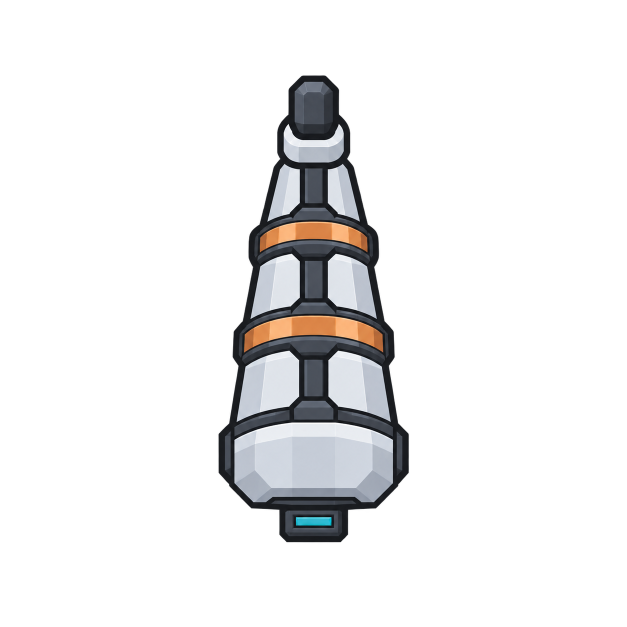
#> input picture New_Visuals/modules/arc-emitter-v10.png, 1254 x 1254 px, given in place of arc-emitter-v10.png.png, which was not available (shown at 1/2 size)
$ python review_compact_arc.py arc-emitter-v10.png
#> lines starting #> are read from the running program, lines starting #| are printed output that depends on the picture; pictures that were not available may be replaced by others from this repository, and a replacement may not be noted
"""Inspect downloaded artwork; only uniform scaling and review layout are applied."""
from pathlib import Path
import json
import sys
from PIL import Image, ImageDraw, ImageFont, ImageOps

root = Path(__file__).resolve().parent
stem = sys.argv[1]
raw = Image.open(root / f'{stem}.png').convert('RGBA')
#> raw is the input picture: PIL image 1254x1254 RGBA; mean R, G, B, A 18.9, 18.8, 19.2, 36.6
alpha = raw.getchannel('A')
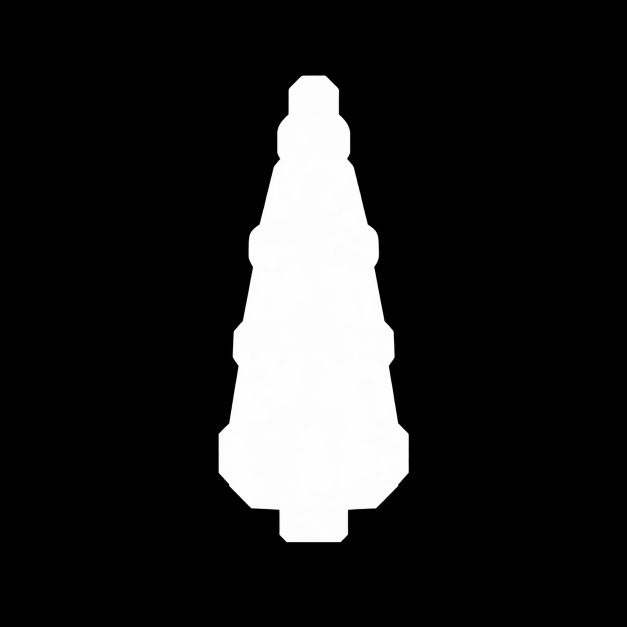
#> alpha: PIL image 1254x1254 L (shown at 1/2 size); min 0, max 255, mean 36.6
bounds = alpha.point(lambda a: 255 if a >= 128 else 0).getbbox()
#> bounds = (437, 151, 818, 1084)
assert bounds, 'No visible artwork'
art = raw.crop(bounds)
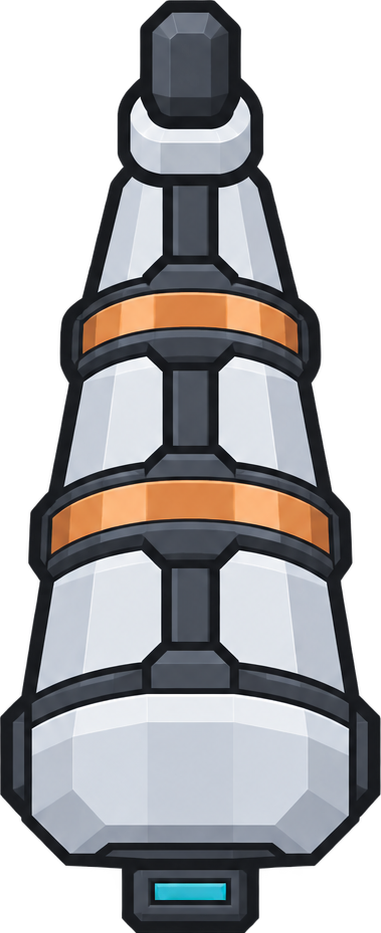
#> art: PIL image 381x933 RGBA; mean R, G, B, A 83.8, 83.1, 84.8, 161.9; transparent parts drawn white
font = ImageFont.truetype('C:/Windows/Fonts/arial.ttf', 18)
sheet = Image.new('RGB', (760, 570), '#26313d')
draw = ImageDraw.Draw(sheet)
draw.text((20, 16), 'ARC EMITTER / proportion review', font=font, fill='white')

def tile(size, gray=False):
#> called with size = 480, gray = False
    sprite = art.copy()
    sprite.thumbnail((round(size * .85), round(size * .85)), Image.Resampling.LANCZOS)
    if gray:
        g = ImageOps.grayscale(sprite)
        sprite = Image.merge('RGBA', (g, g, g, sprite.getchannel('A')))
    result = Image.new('RGBA', (size, size), '#26313d')
    result.alpha_composite(sprite, ((size-sprite.width)//2, (size-sprite.height)//2))
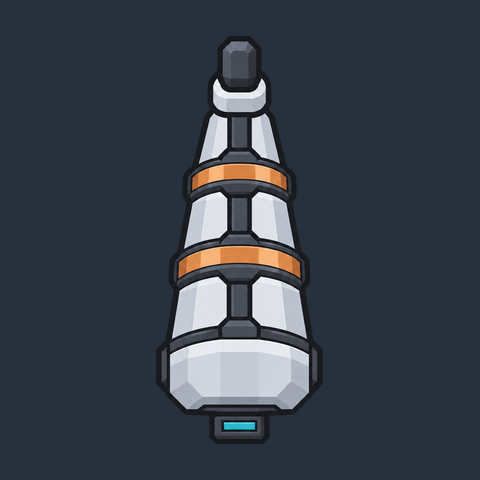
#> result: PIL image 480x480 RGBA; mean R, G, B, A 55.3, 64, 74.2, 255
    return result

sheet.paste(tile(480).convert('RGB'), (0, 60))
for size, y in [(64, 75), (32, 290)]:
    draw.text((490, y), f'{size}px / color and grayscale', font=font, fill='white')
    for gray, x in [(False, 495), (True, 625)]:
        sample = tile(size, gray)
        sample.save(root / f'{stem}-{size}px{"-gray" if gray else ""}.png')
        sheet.paste(sample.resize((112,112), Image.Resampling.NEAREST).convert('RGB'), (x, y+35))
#> this loop made 2 passes
#> pass 1, `sample.save(root / f'{stem}-{size}px{"-gray" if gray else ""}.png')`:
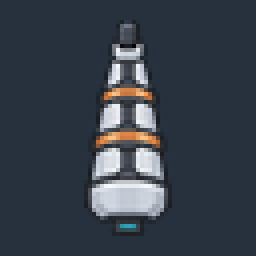
#> saved as arc-emitter-v10.png-64px.png: PIL image 64x64 RGBA (shown 4 times larger); mean R, G, B, A 55, 63.8, 74, 255
#> after the loop:
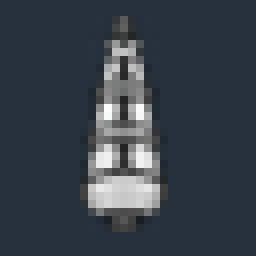
#> sample: PIL image 32x32 RGBA (shown 8 times larger); mean R, G, B, A 55.1, 64.1, 73.9, 255
#> after the loop:
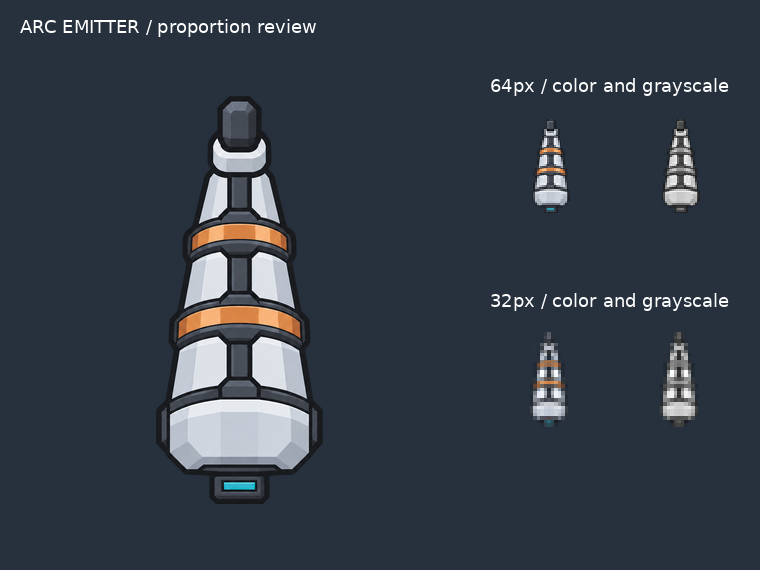
#> sheet: PIL image 760x570 RGB; mean R, G, B 50.7, 60.2, 70.9
draw.text((490, 510), 'Small samples enlarged', font=font, fill='#a9bacb')
sheet.save(root / f'{stem}-proportion-review.png')
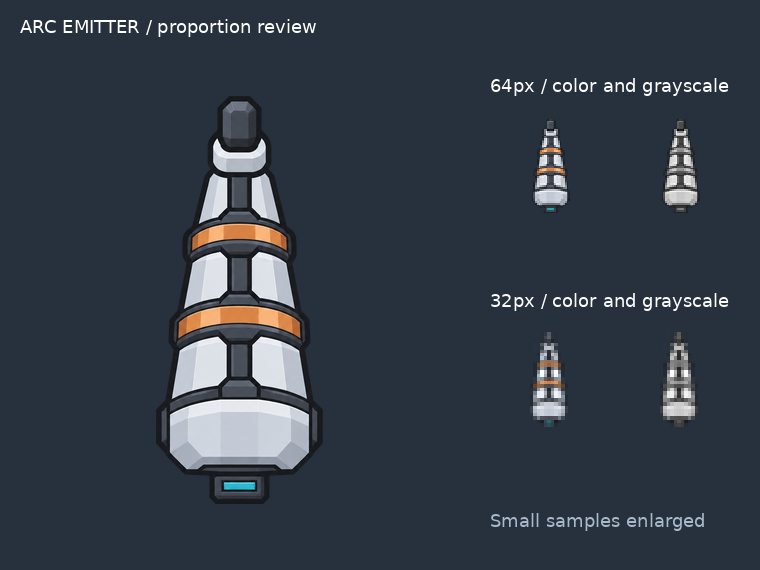
#> saved as arc-emitter-v10.png-proportion-review.png: PIL image 760x570 RGB; mean R, G, B 51, 60.5, 71.2
stats = {'raw_size': raw.size, 'solid_bounds': bounds, 'alpha_extrema': alpha.getextrema(),
         'transparent_pixels': alpha.histogram()[0], 'opaque_pixels': alpha.histogram()[255],
         'solid_height_to_width': round(art.height/art.width, 3),
         'raw_preserved': True, 'user_approved': False}
#> stats = {'raw_size': (1254, 1254), 'solid_bounds': (437, 151, 818, 1084), 'alpha_extrema': (0, 255), 'transparent_pixels': 1339810, 'opaque_pixels': 1047, 'solid_height_to_width': 2.45, 'raw_preserved': True, 'user_approved': False}
(root / f'{stem}-inspection.json').write_text(json.dumps(stats, indent=2), encoding='utf-8')
print(json.dumps(stats))
#> (printed output is left out)

$ run again, on New_Visuals/modules/armor-platform-v3.png
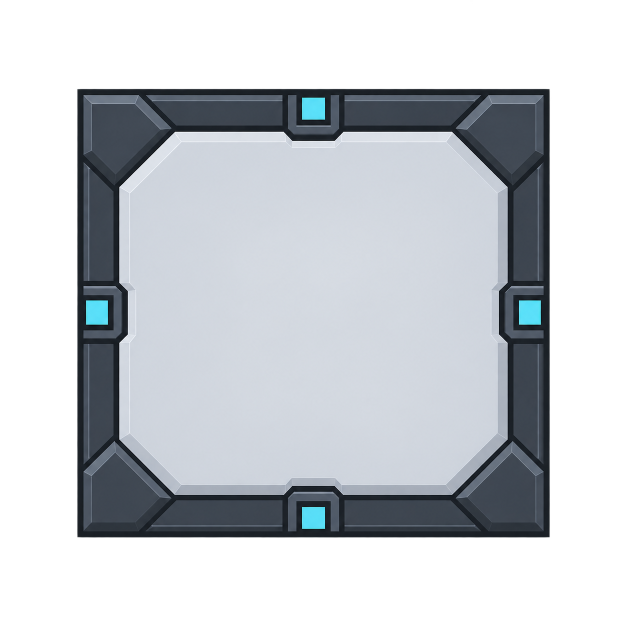
#> input picture New_Visuals/modules/armor-platform-v3.png, 1254 x 1254 px, given in place of armor-platform-v3.png.png, which was not available (shown at 1/2 size)
#> raw is the input picture: PIL image 1254x1254 RGBA; mean R, G, B, A 81.3, 85.4, 90.1, 136.7
#> `alpha = raw.getchannel('A')`:
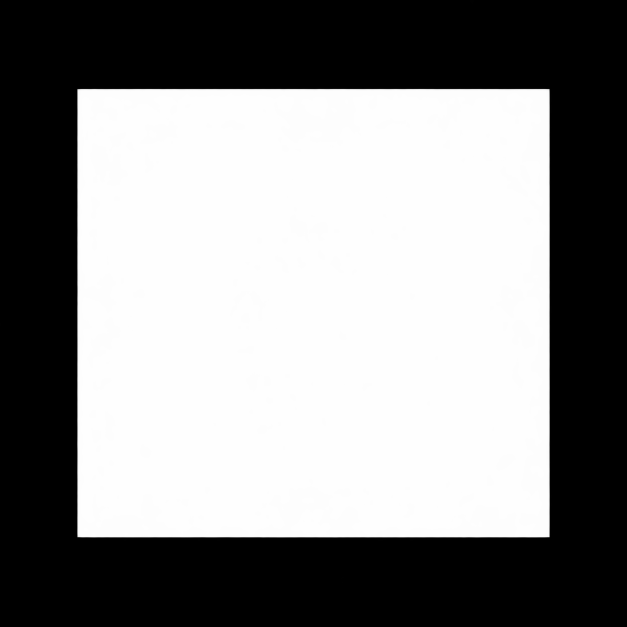
#> alpha: PIL image 1254x1254 L (shown at 1/2 size); min 0, max 255, mean 136.7
#> bounds = (155, 178, 1099, 1075)
#> `sheet.save(root / f'{stem}-proportion-review.png')`:
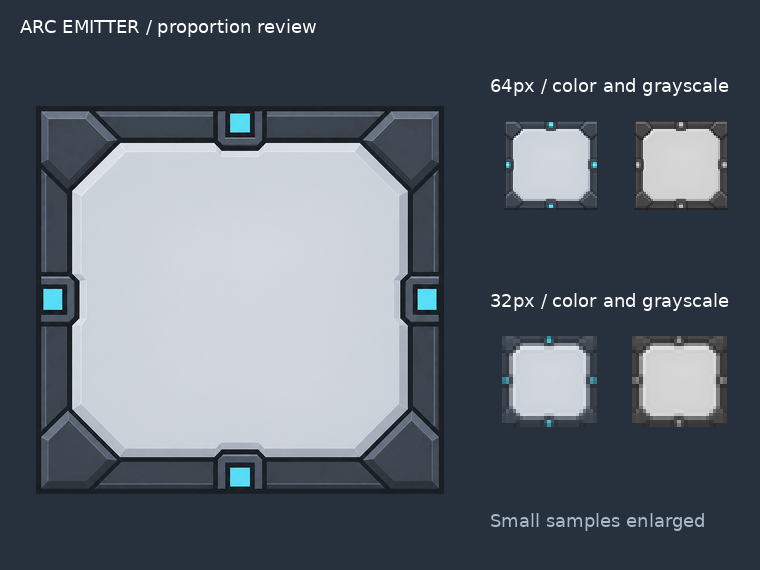
#> saved as armor-platform-v3.png-proportion-review.png: PIL image 760x570 RGB; mean R, G, B 89.6, 98.7, 108.9
#> stats = {'raw_size': (1254, 1254), 'solid_bounds': (155, 178, 1099, 1075), 'alpha_extrema': (0, 255), 'transparent_pixels': 717877, 'opaque_pixels': 1096, 'solid_height_to_width': 0.95, 'raw_preserved': True, 'user_approved': False}
#> (printed output is left out)

$ run again, on New_Visuals/modules/armor-platform-v5.png
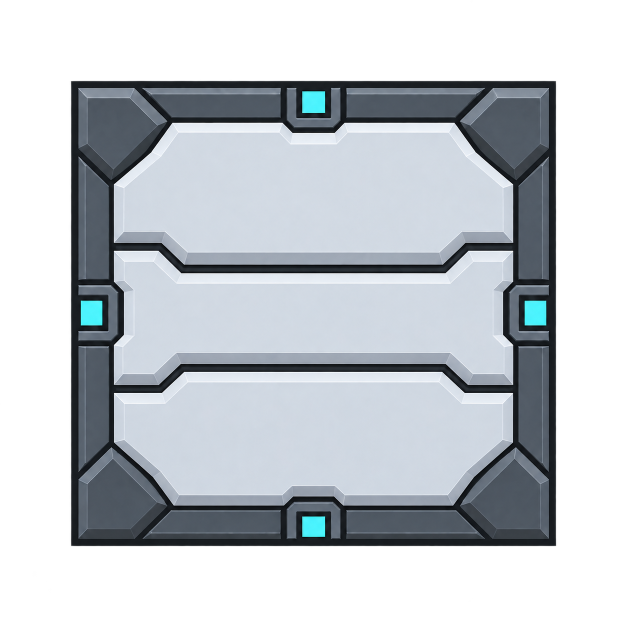
#> input picture New_Visuals/modules/armor-platform-v5.png, 1254 x 1254 px, given in place of armor-platform-v5.png.png, which was not available (shown at 1/2 size)
#> raw is the input picture: PIL image 1254x1254 RGBA; mean R, G, B, A 85.1, 90.3, 95.5, 145
#> `alpha = raw.getchannel('A')`:
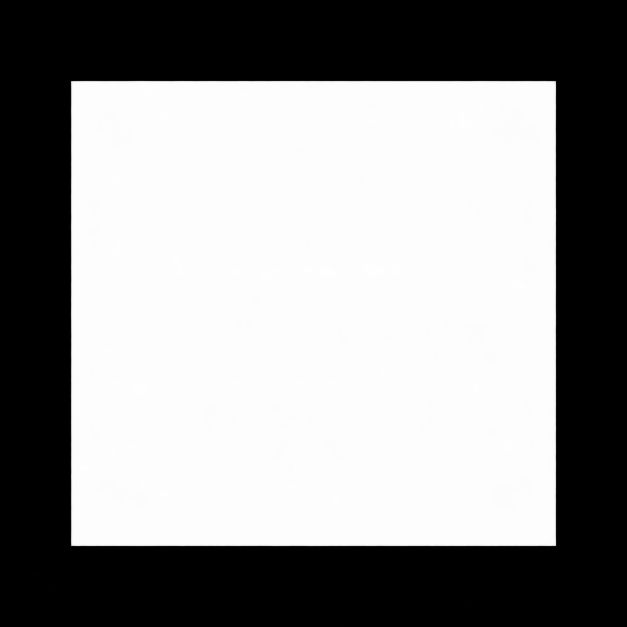
#> alpha: PIL image 1254x1254 L (shown at 1/2 size); min 0, max 255, mean 145
#> bounds = (142, 162, 1112, 1092)
#> `sheet.save(root / f'{stem}-proportion-review.png')`:
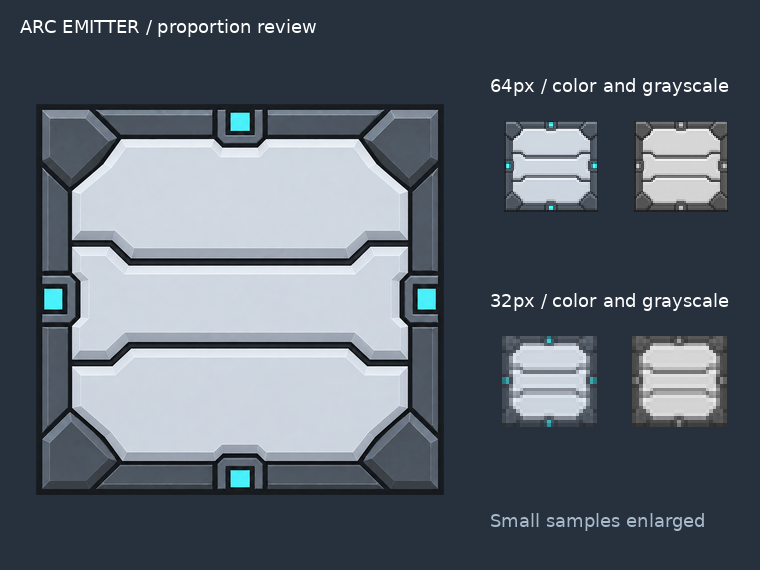
#> saved as armor-platform-v5.png-proportion-review.png: PIL image 760x570 RGB; mean R, G, B 88.8, 98.5, 108.8
#> stats = {'raw_size': (1254, 1254), 'solid_bounds': (142, 162, 1112, 1092), 'alpha_extrema': (0, 255), 'transparent_pixels': 662540, 'opaque_pixels': 1861, 'solid_height_to_width': 0.959, 'raw_preserved': True, 'user_approved': False}
#> (printed output is left out)

$ run again, on New_Visuals/modules/flak-battery-v1.png
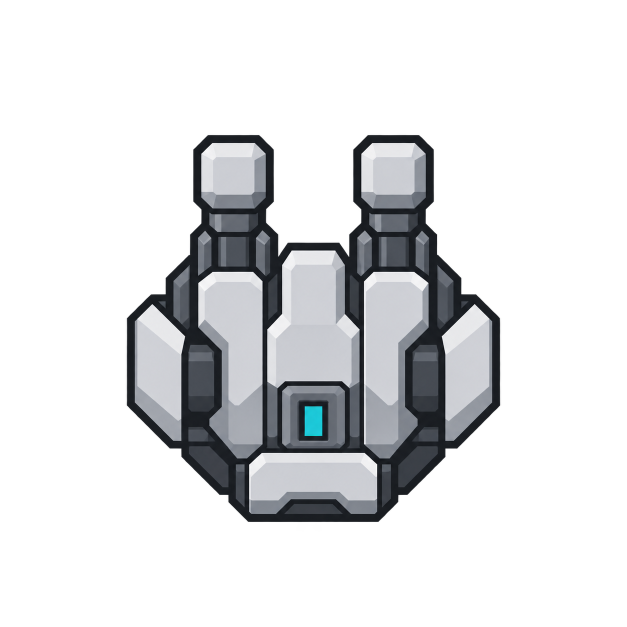
#> input picture New_Visuals/modules/flak-battery-v1.png, 1254 x 1254 px, given in place of flak-battery-v1.png.png, which was not available (shown at 1/2 size)
#> raw is the input picture: PIL image 1254x1254 RGBA; mean R, G, B, A 32.2, 33.2, 34.8, 64.8
#> bounds = (254, 270, 1000, 1044)
#> `sheet.save(root / f'{stem}-proportion-review.png')`:
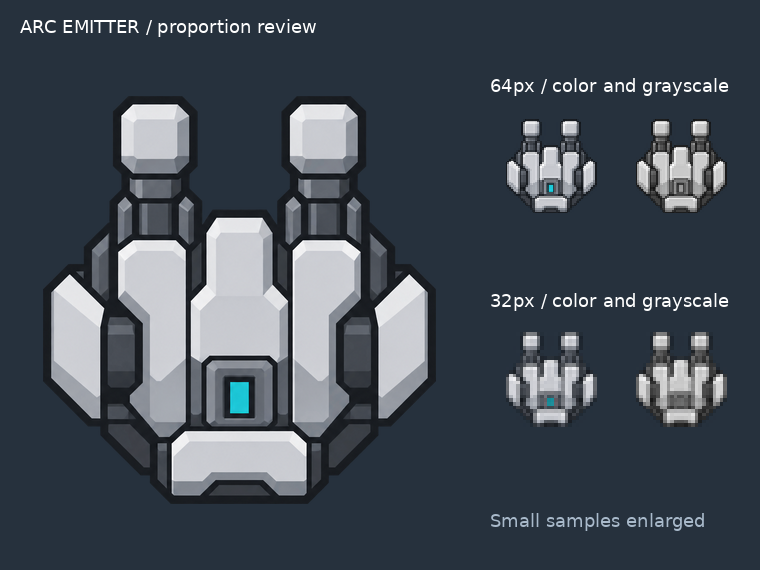
#> saved as flak-battery-v1.png-proportion-review.png: PIL image 760x570 RGB; mean R, G, B 67, 75.7, 85.6
#> stats = {'raw_size': (1254, 1254), 'solid_bounds': (254, 270, 1000, 1044), 'alpha_extrema': (0, 255), 'transparent_pixels': 1162583, 'opaque_pixels': 1264, 'solid_height_to_width': 1.04, 'raw_preserved': True, 'user_approved': False}
#> (printed output is left out)
